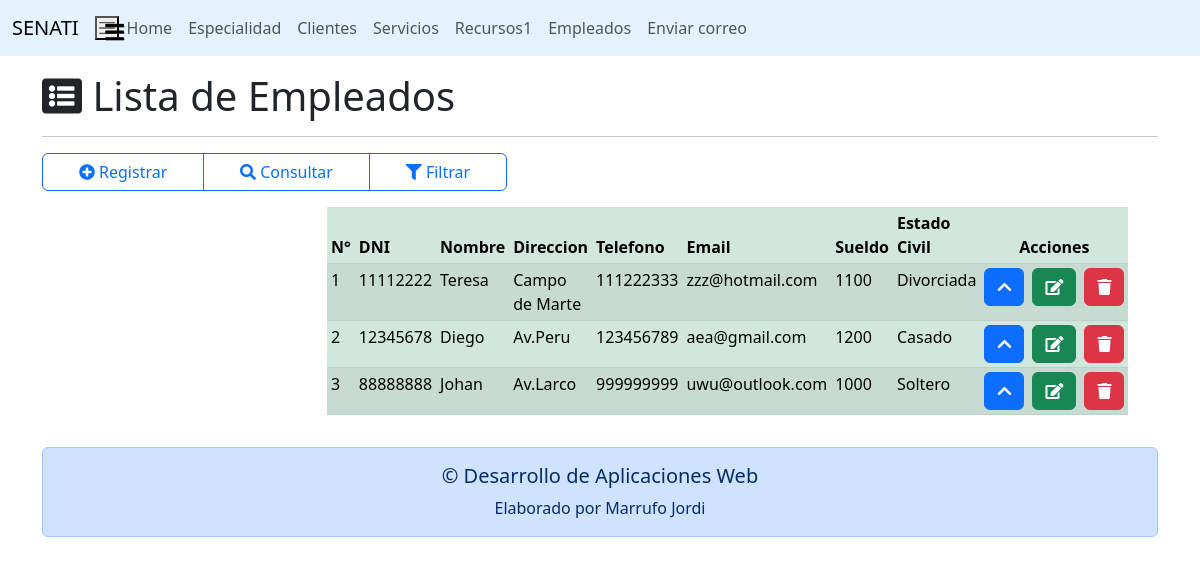
Screenshot of /paginas/vista/listar_empleado.php with the database file from the repository.
### tables this page shows
CREATE TABLE tb_empleado (
    DNI char(8) NOT NULL PRIMARY KEY,
    Nombre VARCHAR(50) NOT NULL,
    Direccion VARCHAR(100) NOT NULL,
    Telefono VARCHAR(15) NOT NULL,
    Email VARCHAR(100) NOT NULL,
    Sueldo FLOAT NOT NULL,
    Estado_civil VARCHAR(100) NOT NULL
);

### paginas/modelo/crudempleado.php (called while the page is built, shortened)
<?php
    class CRUDEmpleado extends Conexion {
        public function ListarEmpleado() {
            $cn = $this->Conectar();
            $sql = "call sp_ListarEmpleado()";
            $snt = $cn->prepare($sql);
            $snt->execute();
            $arr_emp = $snt->fetchAll(PDO::FETCH_OBJ);
            return $arr_emp;
        }
    }

### paginas/vista/listar_empleado.php (the view, shortened to what this page needs)
<!DOCTYPE html>
<html lang="es">
<?php
    include("../includes/cabecera.php");
    ?>
    <body>
        <?php
            include("../includes/menu.php");
            $crudemp = new CRUDEmpleado();
            $rs_emp = $crudemp->ListarEmpleado();
        ?>
        <div class="container  mt-3">
            <header>
                <h1><i class="fas fa-list-alt"></i> Lista de Empleados</h1>
                <hr/>
            </header>
            <nav>
                <div class="btn-group col-md-5" role="group">
                    <a href="registrar_empleado.php" class="btn btn-outline-primary btn">
                        <i class="fas fa-plus-circle"></i> Registrar
                    </a>
                    <a href="consultar_empleado.php" class="btn btn-outline-primary btn">
                        <i class="fas fa-search"></i> Consultar
                    </a>
                    <a href="filtrar_empleado.php" class="btn btn-outline-primary btn">
                        <i class="fas fa-filter"></i> Filtrar
                    </a>
                </div>
            </nav>
            <section>
                <article>
                    <div class="row justify-content-center mt-3">
                        <div class="col-md-6">
                            <table class="table table-hover table-sm table-success table-striped">
                            <thead>
                                <tr>
                                    <th>N°</th>
                                    <th>DNI</th>
                                    <th>Nombre</th>
                                    <th>Direccion</th>
                                    <th>Telefono</th>
                                    <th>Email</th>
                                    <th>Sueldo</th>
                                    <th>Estado Civil</th>
                                    <th class="text-center" colspan="3">Acciones</th>
                                </tr>
                            </thead>
                                <?php
                                    $i = 0;
                                    foreach ($rs_emp as $emp) {
                                        $i++;
                                ?>
                                    <tr class="reg_empleado">
                                        <td><?= $i ?></td>
                                        <td class="codemp"><?=$emp->DNI?></td>
                                        <td><?=$emp->Nombre?></td>
                                        <td><?=$emp->Direccion?></td>
                                        <td><?=$emp->Telefono?></td>
                                        <td><?=$emp->Email?></td>
                                        <td><?=$emp->Sueldo?></td>
                                        <td><?=$emp->Estado_civil?></td>
                                        <td><a href="#" class="btn_mostrar btn btn-primary"><i class="fas fa-chevron-up"></i>
                                        <td><a href="#" class="btn_editar btn btn-success"><i class="fas fa-edit"></i>
                                        <td><a href="#" class="btn_borrar btn btn-danger"><i class="fas fa-trash"></i>
                                    </tr>
                                <?php
                                    }
                                ?>
                                </body>
            <?php
                include("../includes/pie.php");
            ?>
    </body>
</html>

### rows the page displays
tb_empleado: DNI "11112222", Nombre "Teresa", Direccion "Campo de Marte", Telefono "111222333", Email "zzz@hotmail.com", Sueldo "1100", Estado_civil "Divorciada"
tb_empleado: DNI "12345678", Nombre "Diego", Direccion "Av.Peru", Telefono "123456789", Email "aea@gmail.com", Sueldo "1200", Estado_civil "Casado"
tb_empleado: DNI "88888888", Nombre "Johan", Direccion "Av.Larco", Telefono "999999999", Email "uwu@outlook.com", Sueldo "1000", Estado_civil "Soltero"
